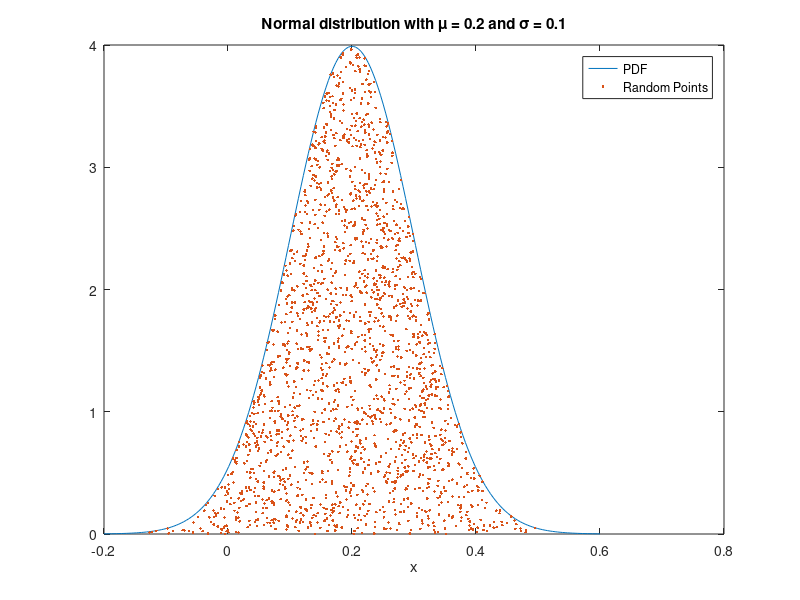

This chart was generated by the following MATLAB code:
%Box-Muller Random Number Generator
clear all

%% (a)
%Calculate uniform random values
n=2000;
U1=rand(1,n);
U2=rand(1,n);

%Define parameters
mu = 0.2; % mean
sigma = 0.1; % standard deviation

%Transform U1 U2 into two standard normal random numbers N1 N2
N1 = (sqrt(-2*log(U1))).*(cos(2*pi()*U2));
N2 = (sqrt(-2*log(U1))).*(sin(2*pi()*U2));

%Transformation to normal with mean mu and S.D sigma
N1 = mu + (sigma*N1);
N2 = mu + (sigma*N2);

%% (b)
%plotting the analytical probability density function fn(x)
a = -0.2; %left limit
b = 0.6; %right limit
x = linspace(a,b,200); %grid with 200 equal steps

%analytical normal PDF with x as an argument
f1 = 1/(sqrt(2*pi)*sigma)*exp(-((x-mu)/sigma).^2/2);

%analytical normal PDF with N2 as an argument
f2 = 1/(sqrt(2*pi)*sigma)*exp(-((N2-mu)/sigma).^2/2);

%New uniform random values
U=rand(1,n);

figure(1)
plot(x,f1); %plotting analytical PDF
hold on
plot(N2,f2.*U,'.'); %covering area underneeth with random points
xlabel('x') % label of the x axis
legend('PDF', 'Random Points')
title('Normal distribution with \mu = 0.2 and \sigma = 0.1')







